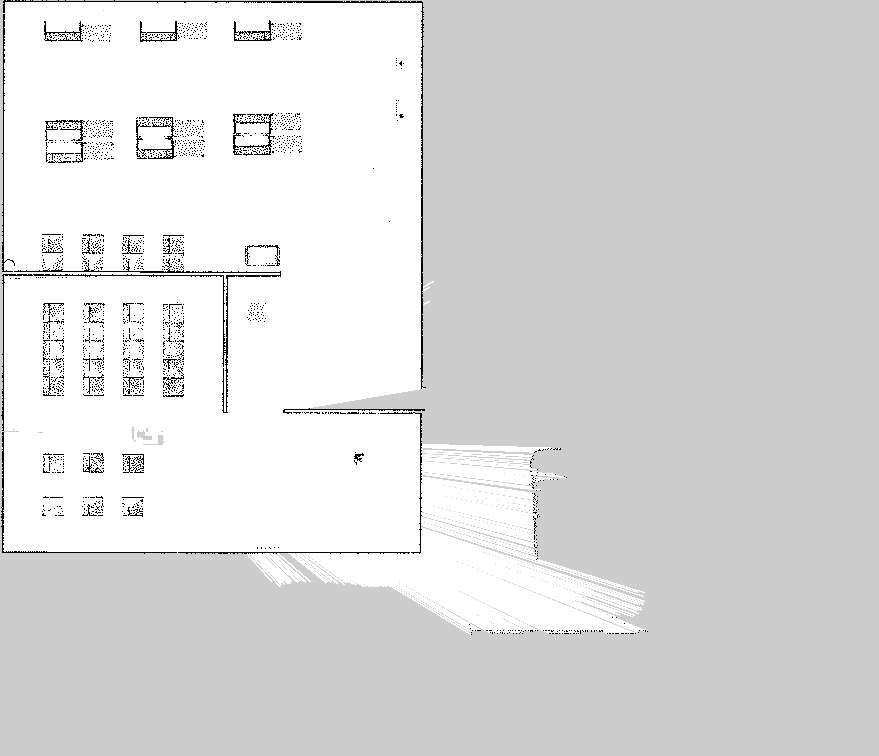
%> input picture final_project_code/final_code/proj.pgm, 879 x 756 px
$ octave rrt_matlabex.m   (GNU Octave 9; MATLAB toolbox functions it lacks are replaced by stand-ins)
%> lines starting %> are read from the running program, lines starting %| are printed output that depends on the picture
close all; clear; clc
%% occupancy map

%load map image and crop the size
image = imread('proj.pgm');
%> image is the input picture: size 756x879 uint8; min 0, max 254, mean 220
imageCropped = image(1:560,1:430);
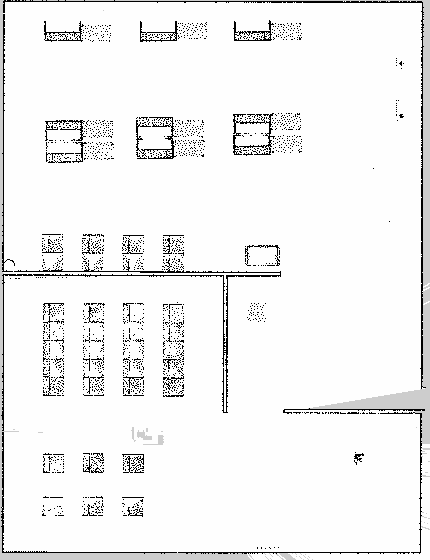
%> imageCropped: size 560x430 uint8; min 0, max 254, mean 241.3
% imshow(imageCropped)

imageBW = imageCropped < 100;
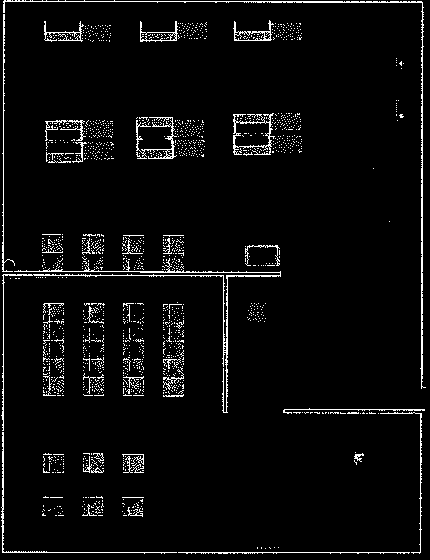
%> imageBW: size 560x430 logical; 4.3% white in thin lines or dots
% imshow(imageBW)


%Create an occupany map from an example map and set map resolution as 20 cells/meter.
%> (the run ends here)
